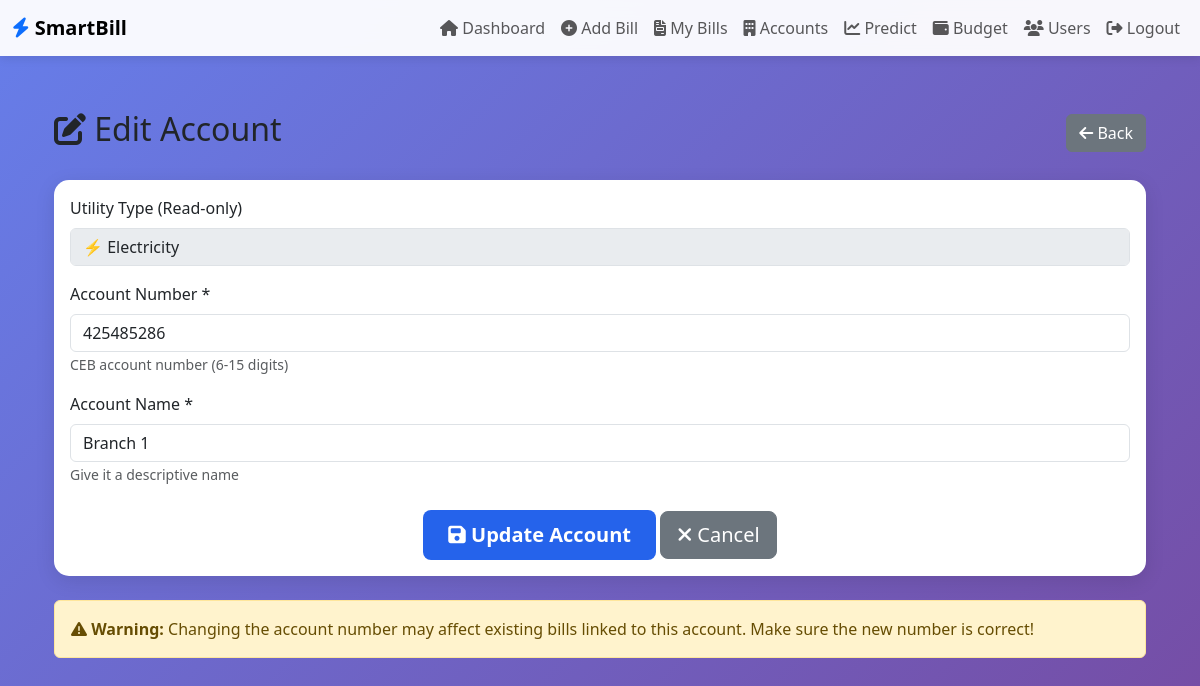
The app's page /accounts/1/edit/ (signed in) with its own data.
### bills/models.py (models this page shows, shortened)
class UtilityAccount(models.Model):
    UTILITY_TYPES = [
        ('electricity', 'Electricity'),
        ('water', 'Water'),
        ('mobile', 'Mobile'),
    ]
    user = models.ForeignKey(User, on_delete=models.CASCADE)
    utility_type = models.CharField(max_length=20, choices=UTILITY_TYPES)
    account_number = models.CharField(max_length=100)
    account_name = models.CharField(max_length=200, help_text="e.g., Head Office, Restaurant, Pool")
    provider = models.CharField(max_length=100, blank=True, help_text="For mobile: Dialog, Mobitel, etc.")
    is_active = models.BooleanField(default=True)
    created_at = models.DateTimeField(auto_now_add=True)
    class Meta:
        ordering = ['utility_type', 'account_name']
        unique_together = ['user', 'utility_type', 'account_number']

### bills/views.py (the view, shortened to what this page needs)
# urls.py: path('accounts/<int:account_id>/edit/', views.edit_account, name='edit_account'),
@login_required
def edit_account(request, account_id):
    if not request.user.is_superuser:
        messages.error(request, '❌ Permission denied! Only admins can edit accounts.')
        return redirect('manage_accounts')
    account = get_object_or_404(UtilityAccount, id=account_id)
    context = {
        'account': account,
    }
    return render(request, 'bills/edit_account.html', context)

### bills/templates/bills/edit_account.html (shortened to what this page needs)
{% extends 'bills/base.html' %}
{% block content %}
<div class="container mt-4">
    <div class="d-flex justify-content-between align-items-center mb-4">
        <h2><i class="fas fa-edit"></i> Edit Account</h2>
        <a href="{% url 'account_detail' account.id %}" class="btn btn-secondary">
            <i class="fas fa-arrow-left"></i> Back
        </a>
    </div>
    <div class="card">
        <div class="card-body">
            <form method="post">
                <div class="mb-3">
                    <label class="form-label">Utility Type (Read-only)</label>
                    <input type="text" class="form-control"
                           value="{% if account.utility_type == 'electricity' %}⚡ Electricity{% elif account.utility_type == 'water' %}💧 Water{% else %}📱 Mobile{% endif %}"
                           disabled>
                </div>
                <div class="mb-3">
                    <label class="form-label" id="accountNumberLabel">Account Number *</label>
                    <input type="text" name="account_number" id="accountNumber" class="form-control"
                           value="{{ account.account_number }}" required>
                    <small class="text-muted" id="accountNumberHint">
                        {% if account.utility_type == 'mobile' %}
                        Sri Lankan mobile number (10 digits, starts with 07)
                        {% elif account.utility_type == 'electricity' %}
                        CEB account number (6-15 digits)
                        {% else %}
                        Water account number (4-20 characters)
                        {% endif %}
                    </small>
                </div>
                <div class="mb-3">
                    <label class="form-label">Account Name *</label>
                    <input type="text" name="account_name" class="form-control"
                           value="{{ account.account_name }}" required placeholder="e.g., Head Office, Branch 1">
                    <small class="text-muted">Give it a descriptive name</small>
                </div>
                <div class="text-center mt-4">
                    <button type="submit" class="btn btn-primary btn-lg" id="submitBtn">
                        <i class="fas fa-save"></i> Update Account
                    </button>
                    <a href="{% url 'account_detail' account.id %}" class="btn btn-secondary btn-lg">
                        <i class="fas fa-times"></i> Cancel
                    </a>
                </div>
            </form>
        </div>
    </div>
    <div class="alert alert-warning mt-4">
        <i class="fas fa-exclamation-triangle"></i> <strong>Warning:</strong>
        Changing the account number may affect existing bills linked to this account. Make sure the new number is correct!
    </div>
</div>
{% endblock %}

### bills/templates/bills/base.html (style rules this page uses)
:root { --primary-color: #2563eb; --secondary-color: #10b981; --danger-color: #ef4444; --warning-color: #f59e0b; }
body { background: linear-gradient(135deg, #667eea 0%, #764ba2 100%); min-height: 100vh; font-family: 'Segoe UI', Tahoma, Geneva, Verdana, sans-serif; }
.card { border: none; border-radius: 15px; box-shadow: 0 5px 20px rgba(0,0,0,0.1); margin-bottom: 20px; }
.btn-primary { background: var(--primary-color); border: none; padding: 10px 25px; border-radius: 8px; font-weight: 600; }

### records on screen
UtilityAccount: utility_type "⚡ Electricity", account_number "425485286", account_name "Branch 1"
